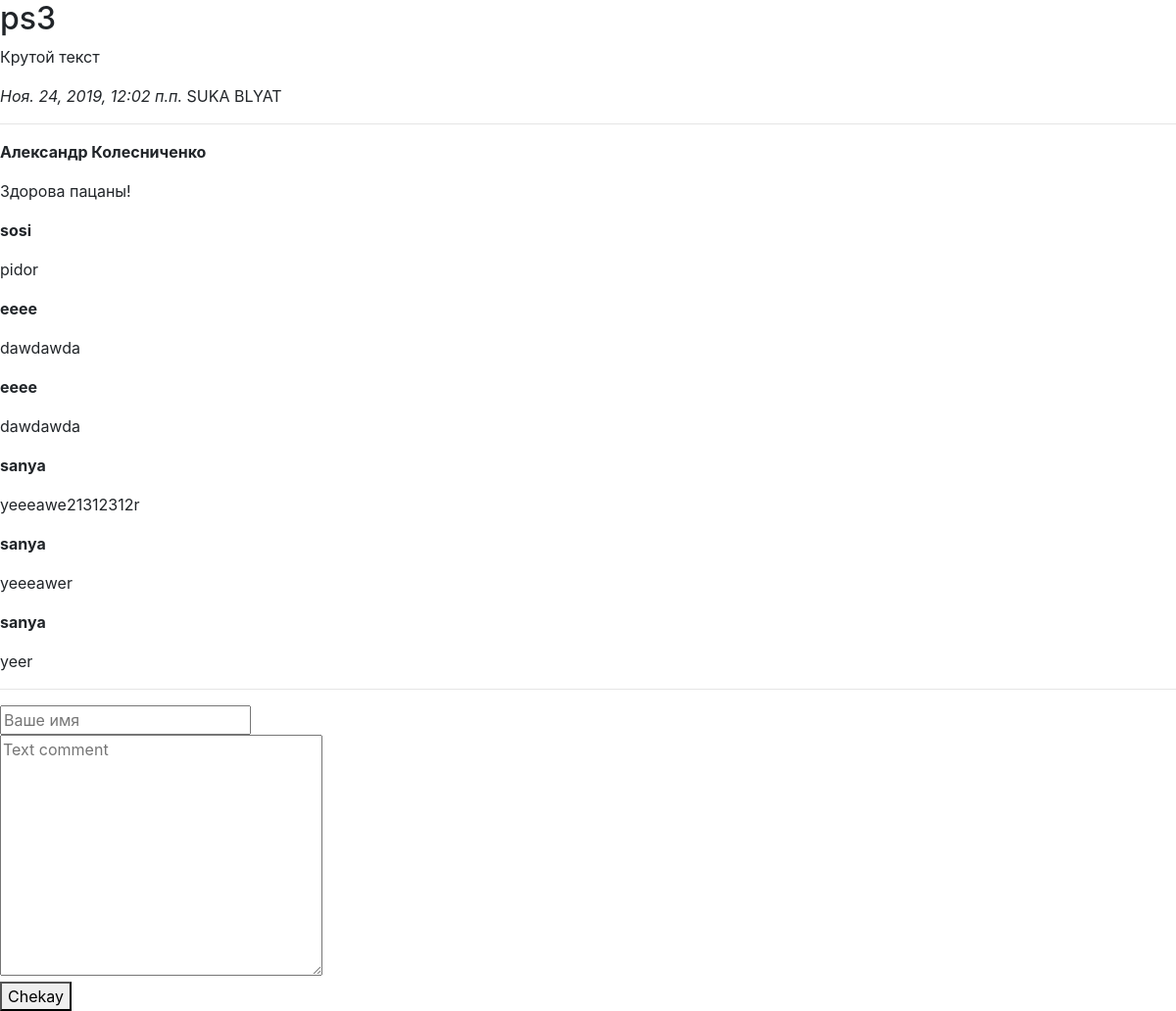
The app's page /articles/1/, older data.
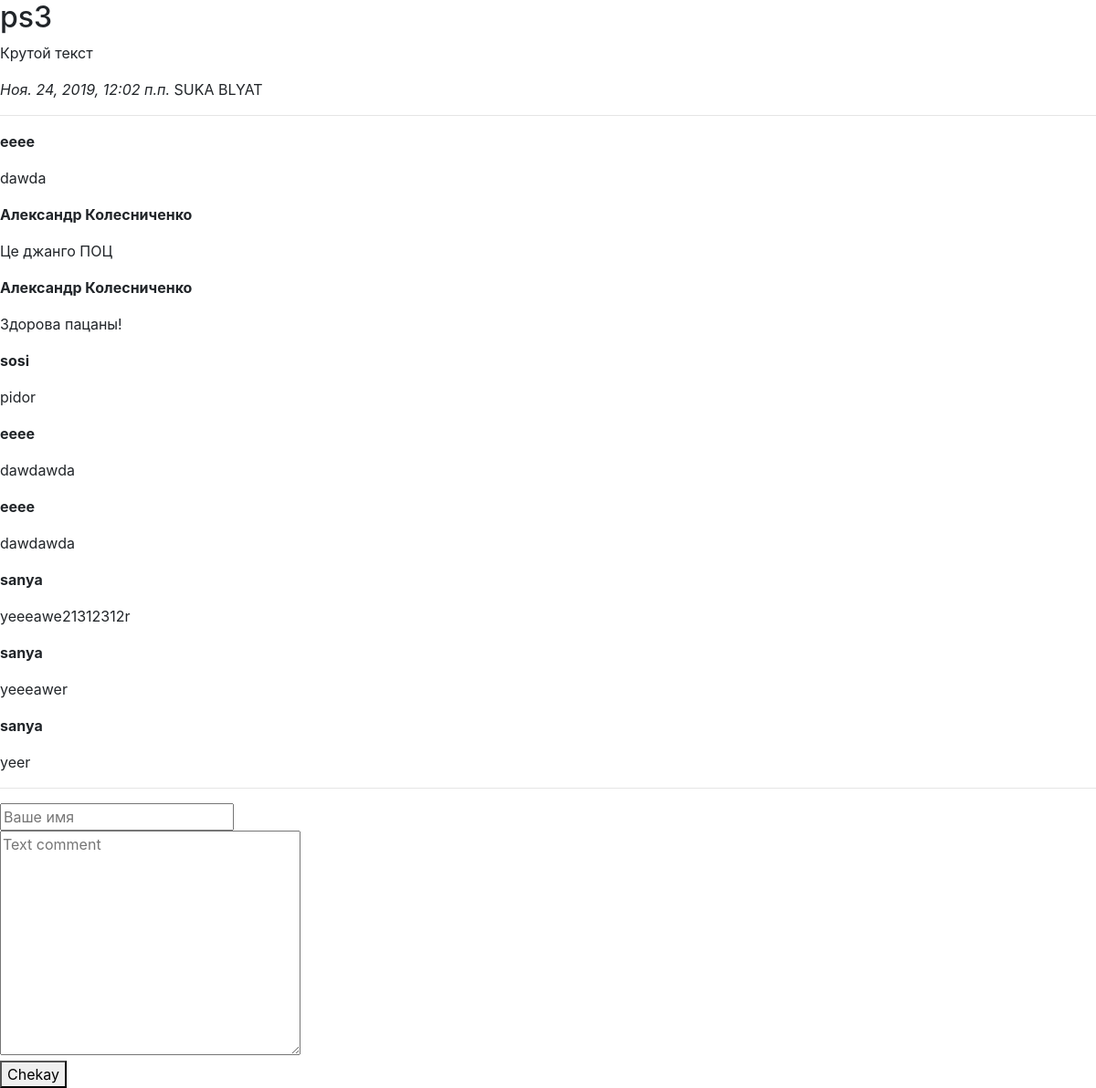
The same page, newer data.
### haudiho_v/apps/articles/models.py (models this page shows, shortened)
class Article(models.Model):
    article_title = models.CharField('Название статьи', max_length=200)
    article_text = models.TextField('Текст статьи')
    pub_date = models.DateTimeField('дата публикации')
    def was_published_recently(self):
        return self.pub_date >= (timezone.now() - datetime.timedelta(days=7))
    class Meta:
        verbose_name = 'Статья'
        verbose_name_plural = 'Статьи'

class Comment(models.Model):
    article = models.ForeignKey(Article, on_delete=models.CASCADE)
    autor_name = models.CharField('Имя автора', max_length=50)
    comment_text = models.CharField('Текст комментария', max_length=200)
    class Meta:
        verbose_name = 'Комментарий'
        verbose_name_plural = 'Комментарии'

### haudiho_v/apps/articles/views.py (the view)
# urls.py: path('<int:article_id>/', views.detail, name='detail'),
def detail(request, article_id):
    try:
        a = Article.objects.get(id=article_id)
    except:
        raise Http404("idi nahyi")
    latest_comments_list = a.comment_set.order_by('-id')[:10]
    return render(request, 'articles/detail.html', {'article': a, 'latest_comments_list': latest_comments_list})

### haudiho_v/templates/articles/detail.html (shortened to what this page needs)
{% extends 'base.html' %}
{% block content %}
    <h2>{{ article.article_title }}</h2>
    <p>{{ article.article_text }}</p>
    <em>{{ article.pub_date }}</em>
    {% if article.was_published_recently %}
        SUKA BLYAT
    {% endif %}
    <hr>
    {% if latest_comments_list %}
        {% for c in latest_comments_list %}
        <p>
            <strong>{{ c.autor_name }}</strong>
            <p>{{ c.comment_text }}</p>
        </p>
        {% endfor %}
    {% else %}
        idi nahyi pidor
    {% endif %}
    <hr>
    <form action="{% url 'articles:leave_comment' article.id %}" method="POST">
        <input type="text" required placeholder="Ваше имя" name="name"> <br>
        <textarea name="text" required="" placeholder="Text comment" cols="30" rows="10"></textarea><br>
        <button type="sumbit">Chekay</button>
    </form>
{% endblock %}

### haudiho_v/templates/base.html (shortened to what this page needs)
<!DOCTYPE html>
<html lang="en">
<head>
    <link rel="stylesheet" href="https://stackpath.bootstrapcdn.com/bootstrap/4.3.1/css/bootstrap.min.css">
</head>
<body>
    {% block content %}{% endblock %}
</body>
</html>

Row changes from the older to the newer data that the page shows:
added Comment: autor_name "eeee", comment_text "dawda"
added Comment: autor_name "Александр Колесниченко", comment_text "Це джанго ПОЦ"
